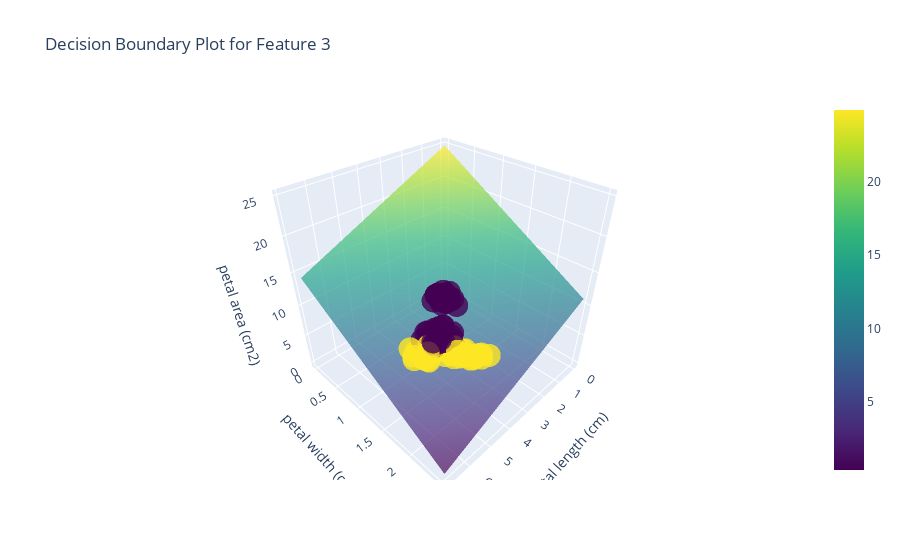

The code cell stored with this chart in its notebook:
### Code cell
import plotly.graph_objs as go

# Define the decision boundary line
x1d_mesh, x2d_mesh = np.meshgrid(np.linspace(x1min, x1max, 100), np.linspace(x2min, x2max, 100))
yd_mesh = m1 * x1d_mesh + m2 * x2d_mesh + c

# Create a 3D surface plot for the decision boundary
fig = go.Figure(data=[
    go.Surface(x=x1d_mesh*x1_max_orig, y=x2d_mesh*x2_max_orig, z=yd_mesh*y_max_orig, colorscale='Viridis', opacity=0.7),
])

# Add scatter plot for the original data points
fig.add_trace(go.Scatter3d(
    x=combined_X_scaled[:, 0]*x1_max_orig,
    y=combined_X_scaled[:, 1]*x2_max_orig,
    z=combined_X_scaled[:, 2]*y_max_orig,
    mode='markers',
    marker=dict(color=combined_y, colorscale='Viridis', opacity=0.8),
))

# Set axis labels
fig.update_layout(scene=dict(xaxis_title='petal length (cm)', yaxis_title='petal width (cm)', zaxis_title='petal area (cm2)'))
# Set title
fig.update_layout(title='Decision Boundary Plot for Feature 3')
# Show plot
fig.show()
